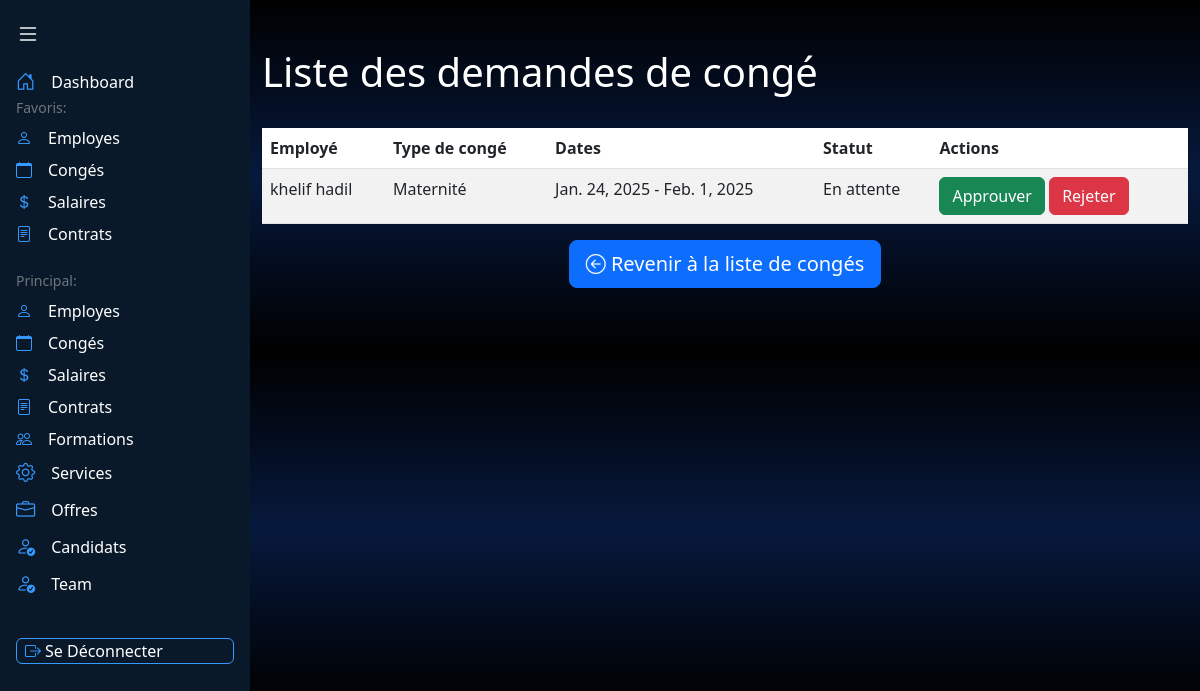
Screenshot of /demandes/ with the database file from the repository.
### appRH/models.py (models this page shows, shortened)
class Conge(models.Model):
    TYPE_CONGE = [
        ('Annuel', 'Congé Annuel'),
        ('Maladie', 'Congé Maladie'),
        ('Maternité', 'Congé Maternité'),
        ('Paternité', 'Congé Paternité'),
        ('SansSolde', 'Congé Sans Solde'),
        ('Autre', 'Autre'),
    ]
    STATUTS_DEMANDE = [
        ('En attente', 'En attente'),
        ('Approuvé', 'Approuvé'),
        ('Rejeté', 'Rejeté'),
    ]
    employe = models.ForeignKey(Employe, on_delete=models.CASCADE, related_name='conges')
    type_conge = models.CharField(max_length=50, choices=TYPE_CONGE)
    date_debut = models.DateField()
    date_fin = models.DateField()
    solde_annuel = models.IntegerField(default=30)
    solde_maladie = models.IntegerField(default=10)
    statut = models.CharField(max_length=20, choices=STATUTS_DEMANDE, default='En attente')

class Employe(models.Model):
    user = models.OneToOneField(User, on_delete=models.CASCADE, null=True, blank=True)  # Relier chaque employé à un utilisateur
    nom = models.CharField(max_length=50)
    prenom = models.CharField(max_length=50)
    email = models.EmailField(unique=True)
    tel = models.CharField(max_length=10)  # Ajout d'une validation
    adresse = models.CharField(max_length=100)
    sexe = models.CharField(max_length=10, choices=[('Masculin', 'Masculin'), ('Féminin', 'Féminin')])
    lieu_naissance = models.CharField(max_length=50)
    date_naissance = models.DateField(null=True, blank=True)
    date_recrutement = models.DateField(auto_now_add=True)
    situation_fam = models.CharField(max_length=50)
    fonction = models.CharField(max_length=50)
    service = models.ForeignKey('Service', on_delete=models.CASCADE)

### appRH/views.py (the view)
# urls.py: path('demandes/', views.liste_demandes, name='liste_demandes'),
def liste_demandes(request):
    demandes = Conge.objects.filter(statut="En attente")
    return render(request, "listedemandes.html", {"demandes": demandes})

### appRH/templates/listedemandes.html (shortened to what this page needs)
<!DOCTYPE html>
<html lang="en">
    {% load static %}
<head>
    <link href="https://cdn.jsdelivr.net/npm/bootstrap@5.3.0/dist/css/bootstrap.min.css" rel="stylesheet">
    <link rel="stylesheet" href="https://cdn.jsdelivr.net/npm/bootstrap-icons@1.11.1/font/bootstrap-icons.css">
    <link rel="stylesheet" href="https://cdn.jsdelivr.net/npm/bootstrap@5.3.0/dist/css/bootstrap.min.css">
</head>
<body style="background: linear-gradient(to bottom, black 0%, rgb(7, 25, 61) 50%, black 100%);">
    <nav id="sidebar" class="min-vh-100 position-fixed" style="background-color: #0A1929; width: 250px; transition: all 0.3s ease; z-index: 1000;">
        <button class="btn border-0 p-3 w-100 text-start" id="toggleSidebar">
            <i class="bi bi-list text-white fs-4"></i>
        </button>
        <div class="px-3">
            <div class="mb-4">
                    <a href="{% url 'dashboardAgent' %}" class="nav-link text-white p-0 d-flex align-items-center">
                        <i class="bi bi-house-door" style="color: #3699FF; font-size: 1.2rem;"></i>
                        <span class="ms-3 menu-text">Dashboard</span>
                    </a>
                <div class="text-secondary small fw-medium mb-2 section-label">Favoris:</div>
                <ul class="nav flex-column gap-2">
                    <li class="nav-item">
                        <a href="{% url 'liste_employes' %}" class="nav-link text-white p-0 d-flex align-items-center">
                            <i class="bi bi-person" style="color: #3699FF;"></i>
                            <span class="ms-3 menu-text">Employes</span>
                        </a>
                    </li>
                    <li class="nav-item">
                        <a href="{% url 'liste_conges' %}" class="nav-link text-white p-0 d-flex align-items-center">
                            <i class="bi bi-calendar" style="color: #3699FF;"></i>
                            <span class="ms-3 menu-text">Congés</span>
                        </a>
                    </li>
                    <li class="nav-item">
                        <a href="{% url 'liste_salaires' %}" class="nav-link text-white p-0 d-flex align-items-center">
                            <i class="bi bi-currency-dollar" style="color: #3699FF;"></i>
                            <span class="ms-3 menu-text">Salaires</span>
                        </a>
                    </li>
                    <li class="nav-item">
                        <a href="{% url 'liste_contrats' %}" class="nav-link text-white p-0 d-flex align-items-center">
                            <i class="bi bi-file-text" style="color: #3699FF;"></i>
                            <span class="ms-3 menu-text">Contrats</span>
                        </a>
                    </li>
                </ul>
            </div>
            <div>
                <div class="text-secondary small fw-medium mb-2 section-label">Principal:</div>
                <ul class="nav flex-column gap-2">
                    <li class="nav-item">
                        <a href="{% url 'liste_employes' %}" class="nav-link text-white p-0 d-flex align-items-center">
                            <i class="bi bi-person" style="color: #3699FF;"></i>
                            <span class="ms-3 menu-text">Employes</span>
                        </a>
                    </li>
                    <li class="nav-item">
                        <a href="{% url 'liste_conges' %}" class="nav-link text-white p-0 d-flex align-items-center">
                            <i class="bi bi-calendar" style="color: #3699FF;"></i>
                            <span class="ms-3 menu-text">Congés</span>
                        </a>
                    </li>
                    <li class="nav-item">
                        <a href="{% url 'liste_salaires' %}" class="nav-link text-white p-0 d-flex align-items-center">
                            <i class="bi bi-currency-dollar" style="color: #3699FF;"></i>
                            <span class="ms-3 menu-text">Salaires</span>
                        </a>
                    </li>
                    <li class="nav-item">
                        <a href="{% url 'liste_contrats' %}" class="nav-link text-white p-0 d-flex align-items-center">
                            <i class="bi bi-file-text" style="color: #3699FF;"></i>
                            <span class="ms-3 menu-text">Contrats</span>
                        </a>
                    </li>
                    <li class="nav-item">
                        <a href="{% url 'liste_formations' %}" class="nav-link text-white p-0 d-flex align-items-center">
                            <i class="bi bi-people" style="color: #3699FF;"></i>
                            <span class="ms-3 menu-text">Formations</span>
                        </a>
                    </li>
                    <li>
                    <a href="{% url 'liste_services' %}" class="nav-link text-white p-0 d-flex align-items-center">
                        <i class="bi bi-gear" style="color: #3699FF; font-size: 1.2rem;"></i>
                        <span class="ms-3 menu-text">Services</span>
                    </a>
                </li>
                <li>
                <a href="{% url 'liste_offre' %}" class="nav-link text-white p-0 d-flex align-items-center">
                    <i class="bi bi-briefcase" style="color: #3699FF; font-size: 1.2rem;"></i>
                    <span class="ms-3 menu-text">Offres</span>
                </a>
            </li>
        <li>
            <a href="{% url 'liste_candidature' %}" class="nav-link text-white p-0 d-flex align-items-center">
                <i class="bi bi-person-check" style="color: #3699FF; font-size: 1.2rem;"></i>
                <span class="ms-3 menu-text">Candidats</span>
            </a>
        </li>
        <li>
            <a href="{% url 'team_list' %}" class="nav-link text-white p-0 d-flex align-items-center">
                <i class="bi bi-person-check" style="color: #3699FF; font-size: 1.2rem;"></i>
                <span class="ms-3 menu-text">Team</span>
            </a>
        </li>
     <br>
                    <li class="nav-item">
                  <form method="POST" action="{% url 'logout' %}">
                <button
    class="nav-link text-white p-0 d-flex align-items-center gap-1 px-2 py-1 rounded w-100"
    style="background-color: #0A1929; border: 1px solid #3699FF; font-size: 1rem; line-height: 1;">
    <i class="bi bi-box-arrow-right" style="color: #3699FF; font-size: 1rem;"></i>
    <span class="menu-text" style="margin-left: 0;">Se Déconnecter</span>
</button>
                 </form>
                </li>
                 </ul>
                </div>
            </div>
    </nav>
    <div class="flex-grow-1" style="margin-left: 250px; transition: margin-left 0.3s ease;">
        <div >
    <div class="container py-5">
        <div style="color:rgb(255, 255, 255);">
        <h1>Liste des demandes de congé</h1>
        <br>
        <table class="table table-striped">
            <thead>
                <tr>
                    <th>Employé</th>
                    <th>Type de congé</th>
                    <th>Dates</th>
                    <th>Statut</th>
                    <th>Actions</th>
                </tr>
            </thead>
            <tbody>
                {% for demande in demandes %}
                <tr>
                    <td>{{ demande.employe.nom }} {{ demande.employe.prenom }}</td>
                    <td>{{ demande.type_conge }}</td>
                    <td>{{ demande.date_debut }} - {{ demande.date_fin }}</td>
                    <td>{{ demande.statut }}</td>
                    <td>
                        <a href="{% url 'traiter_demande' demande.id 'approuver' %}" class="btn btn-success">Approuver</a>
                        <a href="{% url 'traiter_demande' demande.id 'rejeter' %}" class="btn btn-danger">Rejeter</a>
                    </td>
                </tr>
                {% endfor %}
            </tbody>
        </table>
        <div class="text-center">
            <a href="{% url 'liste_conges' %}" class="btn btn-primary btn-lg mb-3" data-bs-toggle="tooltip" data-bs-placement="top" title="Return to the leave list">
                <i class="bi bi-arrow-left-circle"></i> Revenir à la liste de congés
            </a>
        </div>
    </div>
</div>
    </div>
</body>
</html>

### rows the page displays
Conge: employe.nom "khelif", employe.prenom "hadil", type_conge "Maternité", date_debut "Jan. 24, 2025", date_fin "Feb. 1, 2025", statut "En attente"
